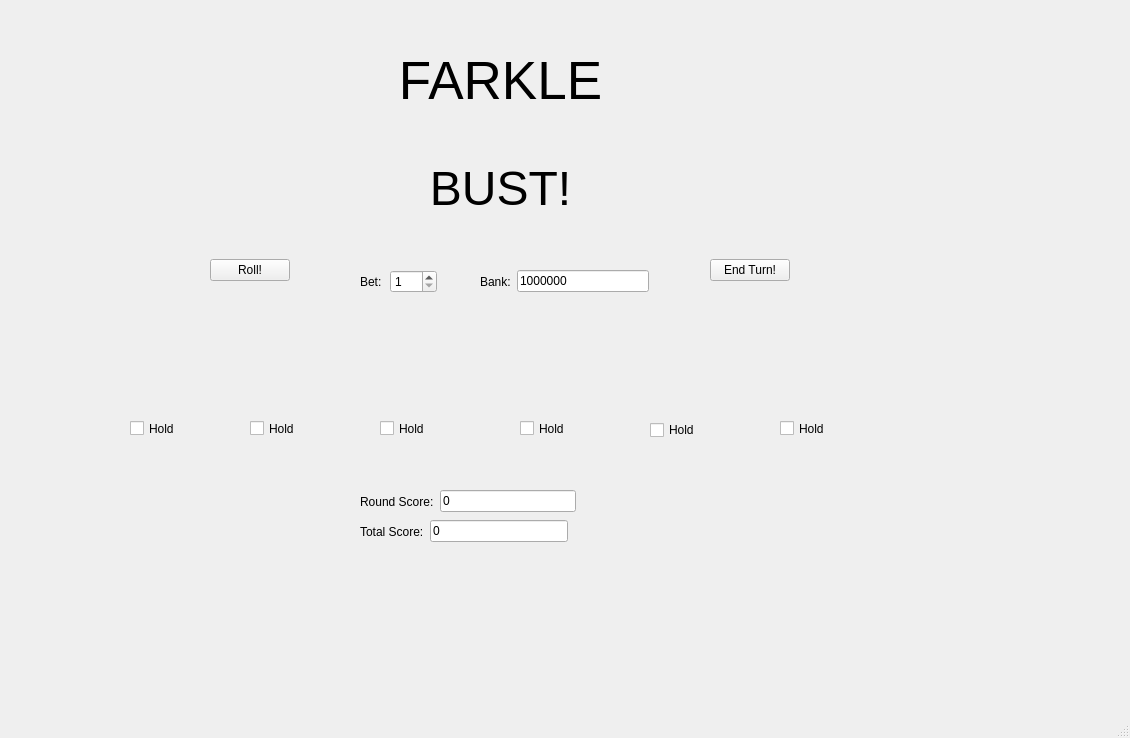
<?xml version="1.0" encoding="UTF-8"?>
<ui version="4.0">
 <class>QtStarterMainWindow</class>
 <widget class="QMainWindow" name="QtStarterMainWindow">
  <property name="geometry">
   <rect>
    <x>0</x>
    <y>0</y>
    <width>1130</width>
    <height>738</height>
   </rect>
  </property>
  <property name="windowTitle">
   <string>MainWindow</string>
  </property>
  <widget class="QWidget" name="centralwidget">
   <widget class="QWidget" name="horizontalLayoutWidget">
    <property name="geometry">
     <rect>
      <x>670</x>
      <y>230</y>
      <width>160</width>
      <height>80</height>
     </rect>
    </property>
    <layout class="QHBoxLayout" name="horizontalLayout">
     <item>
      <spacer name="horizontalSpacer_3">
       <property name="orientation">
        <enum>Qt::Horizontal</enum>
       </property>
       <property name="sizeHint" stdset="0">
        <size>
         <width>40</width>
         <height>20</height>
        </size>
       </property>
      </spacer>
     </item>
     <item>
      <widget class="QPushButton" name="pushButton">
       <property name="text">
        <string>End Turn!</string>
       </property>
      </widget>
     </item>
     <item>
      <spacer name="horizontalSpacer_4">
       <property name="orientation">
        <enum>Qt::Horizontal</enum>
       </property>
       <property name="sizeHint" stdset="0">
        <size>
         <width>40</width>
         <height>20</height>
        </size>
       </property>
      </spacer>
     </item>
    </layout>
   </widget>
   <widget class="QWidget" name="horizontalLayoutWidget_2">
    <property name="geometry">
     <rect>
      <x>170</x>
      <y>230</y>
      <width>160</width>
      <height>80</height>
     </rect>
    </property>
    <layout class="QHBoxLayout" name="horizontalLayout_2">
     <item>
      <spacer name="horizontalSpacer_2">
       <property name="orientation">
        <enum>Qt::Horizontal</enum>
       </property>
       <property name="sizeHint" stdset="0">
        <size>
         <width>40</width>
         <height>20</height>
        </size>
       </property>
      </spacer>
     </item>
     <item>
      <widget class="QPushButton" name="rollButton">
       <property name="text">
        <string>Roll!</string>
       </property>
      </widget>
     </item>
     <item>
      <spacer name="horizontalSpacer">
       <property name="orientation">
        <enum>Qt::Horizontal</enum>
       </property>
       <property name="sizeHint" stdset="0">
        <size>
         <width>40</width>
         <height>20</height>
        </size>
       </property>
      </spacer>
     </item>
    </layout>
   </widget>
   <widget class="QWidget" name="verticalLayoutWidget">
    <property name="geometry">
     <rect>
      <x>170</x>
      <y>120</y>
      <width>661</width>
      <height>137</height>
     </rect>
    </property>
    <layout class="QVBoxLayout" name="verticalLayout_3">
     <item>
      <widget class="QLabel" name="textOutputUI">
       <property name="font">
        <font>
         <pointsize>36</pointsize>
        </font>
       </property>
       <property name="text">
        <string>BUST!</string>
       </property>
       <property name="alignment">
        <set>Qt::AlignCenter</set>
       </property>
      </widget>
     </item>
    </layout>
   </widget>
   <widget class="QLabel" name="die4View">
    <property name="geometry">
     <rect>
      <x>510</x>
      <y>320</y>
      <width>91</width>
      <height>90</height>
     </rect>
    </property>
    <property name="text">
     <string/>
    </property>
    <property name="pixmap">
     <pixmap resource="FarkleResources.qrc">:/4</pixmap>
    </property>
    <property name="scaledContents">
     <bool>true</bool>
    </property>
   </widget>
   <widget class="QLabel" name="die6View">
    <property name="geometry">
     <rect>
      <x>780</x>
      <y>320</y>
      <width>91</width>
      <height>90</height>
     </rect>
    </property>
    <property name="text">
     <string/>
    </property>
    <property name="pixmap">
     <pixmap resource="FarkleResources.qrc">:/6</pixmap>
    </property>
    <property name="scaledContents">
     <bool>true</bool>
    </property>
   </widget>
   <widget class="QLabel" name="die5View">
    <property name="geometry">
     <rect>
      <x>650</x>
      <y>320</y>
      <width>91</width>
      <height>90</height>
     </rect>
    </property>
    <property name="text">
     <string/>
    </property>
    <property name="pixmap">
     <pixmap resource="FarkleResources.qrc">:/5</pixmap>
    </property>
    <property name="scaledContents">
     <bool>true</bool>
    </property>
   </widget>
   <widget class="QLabel" name="die3View">
    <property name="geometry">
     <rect>
      <x>380</x>
      <y>320</y>
      <width>91</width>
      <height>90</height>
     </rect>
    </property>
    <property name="text">
     <string/>
    </property>
    <property name="pixmap">
     <pixmap resource="FarkleResources.qrc">:/3</pixmap>
    </property>
    <property name="scaledContents">
     <bool>true</bool>
    </property>
    <property name="wordWrap">
     <bool>false</bool>
    </property>
   </widget>
   <widget class="QLabel" name="die2View">
    <property name="geometry">
     <rect>
      <x>240</x>
      <y>320</y>
      <width>91</width>
      <height>90</height>
     </rect>
    </property>
    <property name="text">
     <string/>
    </property>
    <property name="pixmap">
     <pixmap resource="FarkleResources.qrc">:/2</pixmap>
    </property>
    <property name="scaledContents">
     <bool>true</bool>
    </property>
   </widget>
   <widget class="QCheckBox" name="dieBox2">
    <property name="geometry">
     <rect>
      <x>250</x>
      <y>420</y>
      <width>51</width>
      <height>17</height>
     </rect>
    </property>
    <property name="text">
     <string>Hold</string>
    </property>
    <property name="checkable">
     <bool>true</bool>
    </property>
   </widget>
   <widget class="QCheckBox" name="dieBox1">
    <property name="enabled">
     <bool>true</bool>
    </property>
    <property name="geometry">
     <rect>
      <x>130</x>
      <y>420</y>
      <width>51</width>
      <height>17</height>
     </rect>
    </property>
    <property name="text">
     <string>Hold</string>
    </property>
    <property name="checkable">
     <bool>true</bool>
    </property>
    <property name="checked">
     <bool>false</bool>
    </property>
   </widget>
   <widget class="QCheckBox" name="dieBox3">
    <property name="geometry">
     <rect>
      <x>380</x>
      <y>420</y>
      <width>51</width>
      <height>17</height>
     </rect>
    </property>
    <property name="text">
     <string>Hold</string>
    </property>
    <property name="checkable">
     <bool>true</bool>
    </property>
   </widget>
   <widget class="QCheckBox" name="dieBox4">
    <property name="geometry">
     <rect>
      <x>520</x>
      <y>420</y>
      <width>51</width>
      <height>17</height>
     </rect>
    </property>
    <property name="text">
     <string>Hold</string>
    </property>
    <property name="checkable">
     <bool>true</bool>
    </property>
   </widget>
   <widget class="QCheckBox" name="dieBox5">
    <property name="geometry">
     <rect>
      <x>650</x>
      <y>420</y>
      <width>51</width>
      <height>20</height>
     </rect>
    </property>
    <property name="text">
     <string>Hold</string>
    </property>
    <property name="checkable">
     <bool>true</bool>
    </property>
   </widget>
   <widget class="QCheckBox" name="dieBox6">
    <property name="geometry">
     <rect>
      <x>780</x>
      <y>420</y>
      <width>51</width>
      <height>17</height>
     </rect>
    </property>
    <property name="text">
     <string>Hold</string>
    </property>
    <property name="checkable">
     <bool>true</bool>
    </property>
   </widget>
   <widget class="QLabel" name="die1View">
    <property name="geometry">
     <rect>
      <x>120</x>
      <y>320</y>
      <width>91</width>
      <height>90</height>
     </rect>
    </property>
    <property name="text">
     <string/>
    </property>
    <property name="pixmap">
     <pixmap resource="FarkleResources.qrc">:/1</pixmap>
    </property>
    <property name="scaledContents">
     <bool>true</bool>
    </property>
   </widget>
   <widget class="QPushButton" name="preferencesSelectButton">
    <property name="geometry">
     <rect>
      <x>160</x>
      <y>90</y>
      <width>40</width>
      <height>35</height>
     </rect>
    </property>
    <property name="sizePolicy">
     <sizepolicy hsizetype="Fixed" vsizetype="Fixed">
      <horstretch>0</horstretch>
      <verstretch>0</verstretch>
     </sizepolicy>
    </property>
    <property name="maximumSize">
     <size>
      <width>40</width>
      <height>35</height>
     </size>
    </property>
    <property name="toolTip">
     <string extracomment="Root Folder"/>
    </property>
    <property name="text">
     <string/>
    </property>
    <property name="icon">
     <iconset>
      <normaloff>:/images/images/Gear-icon-291x300.png</normaloff>:/images/images/Gear-icon-291x300.png</iconset>
    </property>
    <property name="iconSize">
     <size>
      <width>50</width>
      <height>35</height>
     </size>
    </property>
    <property name="flat">
     <bool>true</bool>
    </property>
   </widget>
   <widget class="QPushButton" name="restartButton">
    <property name="geometry">
     <rect>
      <x>790</x>
      <y>80</y>
      <width>40</width>
      <height>35</height>
     </rect>
    </property>
    <property name="sizePolicy">
     <sizepolicy hsizetype="Fixed" vsizetype="Fixed">
      <horstretch>0</horstretch>
      <verstretch>0</verstretch>
     </sizepolicy>
    </property>
    <property name="maximumSize">
     <size>
      <width>40</width>
      <height>35</height>
     </size>
    </property>
    <property name="toolTip">
     <string extracomment="Root Folder"/>
    </property>
    <property name="text">
     <string/>
    </property>
    <property name="icon">
     <iconset>
      <normaloff>:/images/images/restartIcon.png</normaloff>:/images/images/restartIcon.png</iconset>
    </property>
    <property name="iconSize">
     <size>
      <width>50</width>
      <height>35</height>
     </size>
    </property>
    <property name="flat">
     <bool>true</bool>
    </property>
   </widget>
   <widget class="QLabel" name="BankLabel_4">
    <property name="geometry">
     <rect>
      <x>400</x>
      <y>50</y>
      <width>201</width>
      <height>61</height>
     </rect>
    </property>
    <property name="font">
     <font>
      <pointsize>40</pointsize>
     </font>
    </property>
    <property name="text">
     <string>FARKLE</string>
    </property>
    <property name="alignment">
     <set>Qt::AlignCenter</set>
    </property>
   </widget>
   <widget class="QWidget" name="">
    <property name="geometry">
     <rect>
      <x>360</x>
      <y>490</y>
      <width>216</width>
      <height>23</height>
     </rect>
    </property>
    <layout class="QHBoxLayout" name="horizontalLayout_3">
     <item>
      <widget class="QLabel" name="BankLabel_2">
       <property name="text">
        <string>Round Score:</string>
       </property>
      </widget>
     </item>
     <item>
      <widget class="QLineEdit" name="temporaryScoreUI">
       <property name="text">
        <string>0</string>
       </property>
      </widget>
     </item>
    </layout>
   </widget>
   <widget class="QWidget" name="">
    <property name="geometry">
     <rect>
      <x>360</x>
      <y>520</y>
      <width>208</width>
      <height>23</height>
     </rect>
    </property>
    <layout class="QHBoxLayout" name="horizontalLayout_4">
     <item>
      <widget class="QLabel" name="BankLabel_3">
       <property name="text">
        <string>Total Score:</string>
       </property>
      </widget>
     </item>
     <item>
      <widget class="QLineEdit" name="totalScoreUI">
       <property name="text">
        <string>0</string>
       </property>
      </widget>
     </item>
    </layout>
   </widget>
   <widget class="QWidget" name="">
    <property name="geometry">
     <rect>
      <x>360</x>
      <y>270</y>
      <width>77</width>
      <height>23</height>
     </rect>
    </property>
    <layout class="QHBoxLayout" name="horizontalLayout_5">
     <item>
      <widget class="QLabel" name="BetLabel">
       <property name="text">
        <string>Bet:</string>
       </property>
      </widget>
     </item>
     <item>
      <widget class="QSpinBox" name="amountToBet">
       <property name="minimum">
        <number>1</number>
       </property>
       <property name="maximum">
        <number>100</number>
       </property>
      </widget>
     </item>
    </layout>
   </widget>
   <widget class="QWidget" name="">
    <property name="geometry">
     <rect>
      <x>480</x>
      <y>270</y>
      <width>169</width>
      <height>23</height>
     </rect>
    </property>
    <layout class="QHBoxLayout" name="horizontalLayout_6">
     <item>
      <widget class="QLabel" name="BankLabel">
       <property name="text">
        <string>Bank:</string>
       </property>
      </widget>
     </item>
     <item>
      <widget class="QLineEdit" name="currentBankValueUI">
       <property name="text">
        <string>1000000</string>
       </property>
      </widget>
     </item>
    </layout>
   </widget>
   <zorder>dieBox1</zorder>
   <zorder>horizontalLayoutWidget</zorder>
   <zorder>horizontalLayoutWidget_2</zorder>
   <zorder>verticalLayoutWidget</zorder>
   <zorder>die4View</zorder>
   <zorder>die6View</zorder>
   <zorder>die5View</zorder>
   <zorder>die3View</zorder>
   <zorder>die2View</zorder>
   <zorder>dieBox2</zorder>
   <zorder>dieBox3</zorder>
   <zorder>dieBox4</zorder>
   <zorder>dieBox5</zorder>
   <zorder>dieBox6</zorder>
   <zorder>die1View</zorder>
   <zorder>amountToBet</zorder>
   <zorder>currentBankValueUI</zorder>
   <zorder>temporaryScoreUI</zorder>
   <zorder>totalScoreUI</zorder>
   <zorder>preferencesSelectButton</zorder>
   <zorder>restartButton</zorder>
   <zorder>BetLabel</zorder>
   <zorder>BankLabel</zorder>
   <zorder>BankLabel_2</zorder>
   <zorder>BankLabel_3</zorder>
   <zorder>BankLabel_4</zorder>
  </widget>
  <widget class="QMenuBar" name="menubar">
   <property name="geometry">
    <rect>
     <x>0</x>
     <y>0</y>
     <width>1130</width>
     <height>24</height>
    </rect>
   </property>
  </widget>
  <widget class="QStatusBar" name="statusbar"/>
 </widget>
 <resources>
  <include location="../Farkle/PyQtStarterResources.qrc"/>
  <include location="FarkleResources.qrc"/>
  <include location="../Farkle/FarkleResources.qrc"/>
 </resources>
 <connections/>
</ui>
